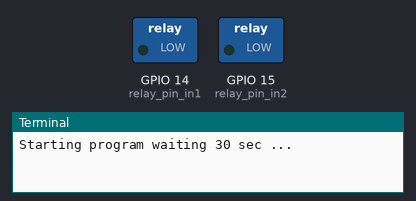
This program was run on a simulated Raspberry Pi (BCM pin numbers). Parts: switched loads named in the program (green lamp = pin HIGH), the last lines printed to the terminal. Sound played through the audio output is not drawn and takes no time.

Above: at 0.1 s.
At 30.1 s:
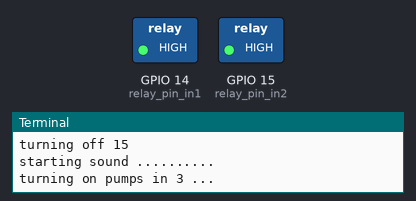
At 33.1 s:
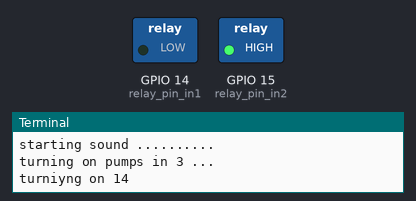
At 95.1 s:
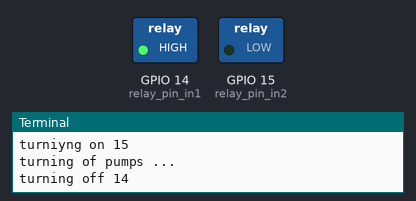
Timing chart, 0 to 98.5 s (numbered marks = the images above):
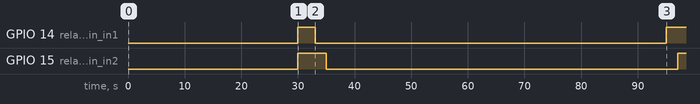

Measured:
- by itself, GPIO 14 (relay_pin_in1): HIGH → LOW at 33.0 s, → HIGH 62.0 s later
- by itself, GPIO 15 (relay_pin_in2): HIGH → LOW at 35.0 s, → HIGH 62.0 s later

The program:

plants.py
```python
#!/usr/bin/python
import RPi.GPIO as GPIO
import time
from subprocess import Popen

# pin-number to relay
relay_pin_in1 = 14
relay_pin_in2 = 15
relay_pin_in3 = 17
relay_pin_in4 = 18
relay_pin_in5 = 27
relay_pin_in6 = 22
relay_pin_in7 = 23
relay_pin_in8 = 24

GPIO.setmode(GPIO.BCM)

GPIO.setup(relay_pin_in1, GPIO.OUT)
GPIO.setup(relay_pin_in2, GPIO.OUT)

inbetweens = [relay_pin_in1, 3, 30, relay_pin_in2, 4, 29]

def turnoff(pin):
    print "turning off " + str(pin)
    GPIO.output(pin, GPIO.HIGH)

def turnon(pin):
    print "turniyng on " + str(pin)
    GPIO.output(pin, GPIO.LOW)

print "Starting program waiting 30 sec ...  "
time.sleep(30)

print "Starting process... "

turnoff(relay_pin_in1)
turnoff(relay_pin_in2)


def seq():
    print "starting sound .......... "
    Popen(["omxplayer", "-o", "local", "/home/pi/fans/godsplan.mp3"])
    print "turning on pumps in 3 ..."
    time.sleep(3)
    turnon(relay_pin_in1)
    time.sleep(2)
    turnon(relay_pin_in2)
    time.sleep(60)
    print "turning of pumps ... "
    turnoff(relay_pin_in1)
    time.sleep(2)
    turnoff(relay_pin_in2)
    print "sleep 16 hour ..."

    time.sleep(57600)

while True:
    seq()
```
